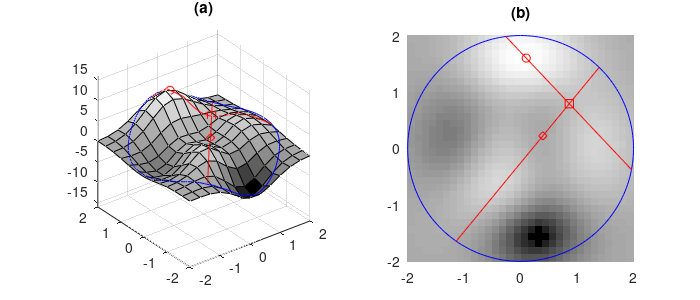

Recreate this plot in MATLAB.
function descent

% DESCENT draw a diagram of gradient descent

% descentdiagram.m
% Jeremy Barnes, 15/7/1999
% $Id$

global EPSFILENAME

% Generate our surface

[x, y, z] = peaks(19);


% First up, calculate where everything should go.

firstlinex = [0.1 1.8 -0.2];
firstliney = [1.6 -0.2 -0.5];

y2 = firstliney(2);
y1 = firstliney(1);
x2 = firstlinex(2);
x1 = firstlinex(1);

m = (y2 - y1) / (x2 - x1);
n = 1/m;
r = 2;

% This equation solves for where the line that passes through (x1, y1) and (x2, y2)intersects
% the circle at the origin with radius r.
xr = roots([1 + m^2, 2 * y1 * m - 2 * x1 * m^2, y1^2 - 2 * y1 * m * x1 + m^2 * x1^2 - r^2]);
yr = roots([1 + n^2, 2 * x1 * n - 2 * y1 * n^2, x1^2 - 2 * x1 * n * y1 + n^2 * y1^2 - r^2]);

% Generate a whole bunch of points along that line...

x1 = xr(1);  y1 = yr(2);  	% reversed as roots returns them that way
x2 = xr(2);  y2 = yr(1);

xl = linspace(x1, x2, 100);
yl = y1 + m * (xl - x1);

% Find the minimum value along that line
x;
y;
z;
zl = interp2(x, y, z, xl, yl);
i = find(zl == min(zl));
i = 50;
xmin = xl(i);
ymin = yl(i);

% Same for the second line

y2 = firstliney(3);
y1 = ymin;
x2 = firstlinex(3);
x1 = xmin;

m = (y2 - y1) / (x2 - x1);
n = 1/m;
r = 2;

% This equation solves for where the line that passes through (x1, y1) and (x2, y2)intersects
% the circle at the origin with radius r.
xr = roots([1 + m^2, 2 * y1 * m - 2 * x1 * m^2, y1^2 - 2 * y1 * m * x1 + m^2 * x1^2 - r^2]);
yr = roots([1 + n^2, 2 * x1 * n - 2 * y1 * n^2, x1^2 - 2 * x1 * n * y1 + n^2 * y1^2 - r^2]);

% Generate a whole bunch of points along that line...

x1 = xr(1);  y1 = yr(2);  	% reversed as roots returns them that way
x2 = xr(2);  y2 = yr(1);

xl2 = linspace(x1, x2, 100);
yl2 = y1 + m * (xl2 - x1);

% Find the minimum value along that line
zl2 = interp2(x, y, z, xl2, yl2);
i = find(zl2 == min(zl2));
i = 40;
xmin2 = xl2(i);
ymin2 = yl2(i);


figure(1);  clf;  subplot(1, 2, 1);
set(1, 'Renderer', 'painters');
surf(x,y,z);  hold on;
theta = linspace(0, 2*pi, 200);
circlex = 2 * sin(theta);
circley = 2 * cos(theta);

draw_on_surface(x, y, z, circlex, circley, 'b-');
draw_on_surface(x, y, z, xl, yl, 'r-');
draw_on_surface(x, y, z, xl2, yl2, 'r-');
draw_on_surface(x, y, z, firstlinex(1), firstliney(1), 'ro');
draw_on_surface(x, y, z, xmin, ymin, 'rs');
draw_on_surface(x, y, z, xmin2, ymin2, 'rd');

axis([-2 2 -2 2 -16 16]);
axis square;
colormap white;
title('(a)');

subplot(1, 2, 2);
[x, y, z] = peaks(49);
pcolor(x, y, z);  hold on;

plot(circlex, circley, 'b-');
axis([-2 2 -2 2 -16 16]);
shading flat;
colormap(sqrt(gray));
axis square;
title('(b)');

plot(xl, yl, 'r-');
plot(xl2, yl2, 'r-');
plot(firstlinex(1), firstliney(1), 'ro');
plot(xmin, ymin, 'rs');
plot(xmin2, ymin2, 'rd');

set(1, 'paperposition', [0 0 7 3]);
print(EPSFILENAME, '-depsc', '-f1');

function draw_on_surface(sx, sy, sz, fx, fy, linestyle)

% DRAW_ON_SURFACE draw the closed figure given by the points (fx, fy) on the surface (sx, sy, sz).
fz = interp2(sx, sy, sz, fx, fy);
plot3(fx, fy, fz + 0.5, linestyle);


